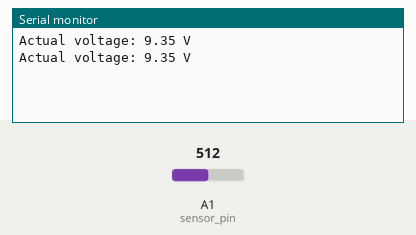
This sketch was run on a simulated Arduino Uno, built with avr-gcc and run on an emulated ATmega328P. Shown: the last lines printed to the serial monitor. The test bench sets the inputs (shaded band); at power-on: A1 (sensor_pin) = 512.

Above: at 1.8 s.
1.9 s: A1 (sensor_pin) set to 716
At 2.8 s:
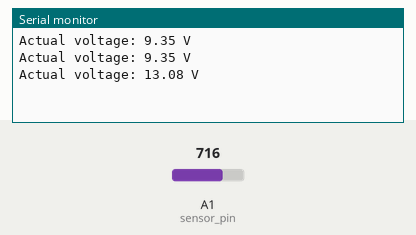
3.4 s: A1 (sensor_pin) set to 900
At 4.4 s:
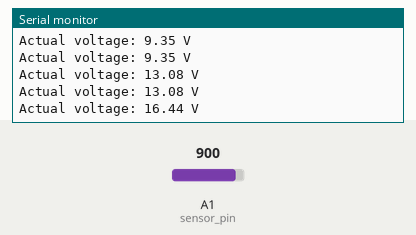
Timing chart, 0 to 6.4 s (numbered marks = the images above; inputs shaded):
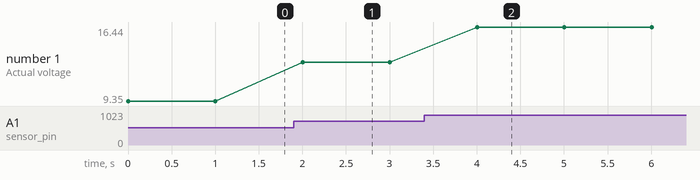

Measured:
- after the input at 1.9 s, the serial monitor: prints a new line after 0.10 s (image 1)
- after the input at 3.4 s, the serial monitor: prints a new line after 0.60 s (image 2)
- plotted number 1: 9.35 → 13.08 after the input at 1.9 s, 13.08 → 16.44 after the input at 3.4 s

The sketch:

Voltage_Sensor.ino
```cpp
/*
This code reads the voltage from an Analog Voltage Divider / Sensor with a maximum input voltage of 25V and prints
the result on the Serial Monitor of the Arduino IDE. The analog value from the sensor is converted to voltage using
the formula voltage = sensor_value * (5.0 / 1023.0), where 5.0 is the voltage of the Arduino's power supply and 1023
is the maximum analog value. The actual voltage is then calculated using the voltage divider formula Vout = Vin * R2 / (R1 + R2),
where Vin is the maximum input voltage, R1 is the resistance of one of the resistors in the voltage divider,
and R2 is the resistance of the other resistor in the voltage divider.

To use this code, connect the Analog Voltage Divider / Sensor to an analog input pin of your Arduino board
(usually A0 for most Arduino boards), and connect the voltage divider resistors to the input voltage source and ground.
The maximum input voltage should not exceed 25V. You will need to modify the code to use the specific values of R1 and R2
used in your voltage divider circuit.
*/


//NONE OF THIS HAS BEEN TESTED!!!!
const int sensor_pin = A1; // Pin connected to the output of the voltage divider
int R1 = 30000;
int R2 = 7500;

void setup() {
  Serial.begin(9600);
}

void loop() {
  // Read the analog value from the sensor
  int sensor_value = analogRead(sensor_pin);

  // Convert the analog value to voltage (5V = 1023)
  float voltage = -1*sensor_value * (5.0 / 1023.0);

  // Convert the voltage to the actual voltage using the voltage divider ratio
  float actual_voltage = voltage * (R1 + R2) / R2;

  // Print the actual voltage
  Serial.print("Actual voltage: ");
  Serial.print(actual_voltage);
  Serial.println(" V");

  // Wait for 1 second before taking the next reading
  delay(1000);
}
```
